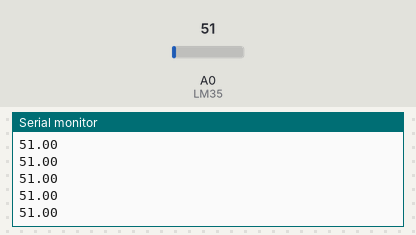
Bench run of a sketch on a simulated Arduino Uno, built with avr-gcc and run on an emulated ATmega328P. Shown: the last lines printed to the serial monitor. Inputs (shaded band) come from the test bench; at power-on: A0 (LM35) = 51.

Above: at 1.2 s.
1.3 s: A0 (LM35) set to 61
At 1.56 s:
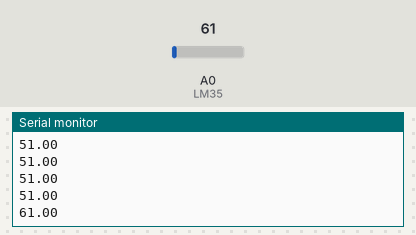
2.8 s: A0 (LM35) set to 71
At 2.96 s:
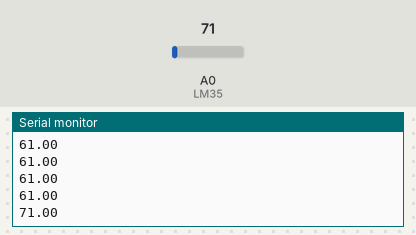
Timing chart, 0 to 5.8 s (numbered marks = the images above; inputs shaded):
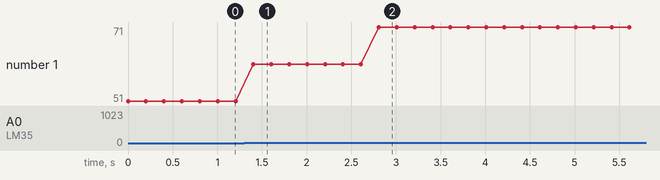

Measured:
- after the input at 1.3 s, the serial monitor: prints a new line after 0.10 s (image 1)
- after the input at 2.8 s, the serial monitor: prints a new line at once (image 2)
- plotted number 1: 51 → 61 after the input at 1.3 s, 61 → 71 after the input at 2.8 s

The sketch:

LM35_Base.ino
```cpp
const int LM35 = A0;
float TensionA0;

void setup()
{
 Serial.begin(9600);
}

void loop() {
  TensionA0 = analogRead(LM35);
  Serial.println(TensionA0);
  delay(200);
}
```
